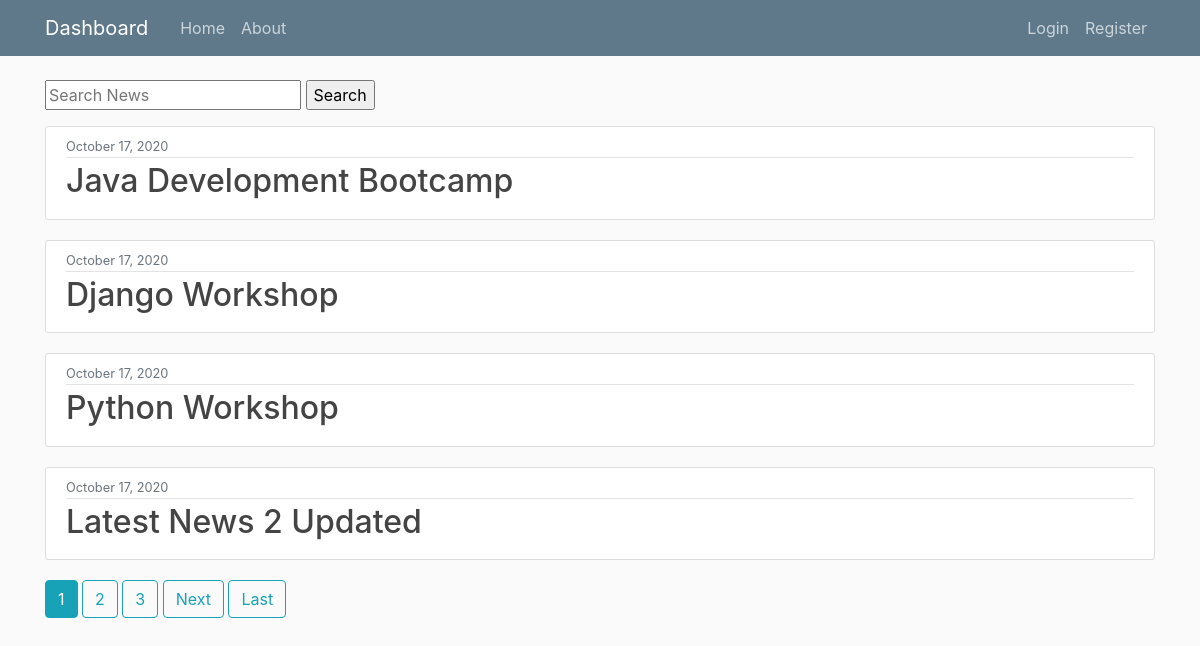
/home/, run on the app's committed database.
### TPO/models.py (models this page shows, shortened)
class News(models.Model):
    domains = (
        ('PYTHON DEV','Python Dev'),
        ('JAVA DEV','Java Dev'),
        ('FRONTEND DEV','Frontend Dev'),
        ('BACKEND DEV','Backend Dev'),
        ('FULLSTACK DEV','Fullstack Dev'),
        ('DATA SCIENTIST','Data Scientist')
    )
    title = models.CharField(max_length=100)
    content = models.TextField()
    date_posted = models.DateTimeField(default=timezone.now)
    Domain = models.CharField(max_length=50, choices = domains ,default="JAVA DEV" )

### TPO/views.py (the view)
# urls.py: path('home/', NewsListView.as_view() , name = 'TPO-home'),
class NewsListView(ListView):
    model = News
    template_name = 'TPO/home.html' #<app><model>_<viewtype>.html
    context_object_name = 'newss'
    ordering = ['-date_posted']
    paginate_by = 4

### TPO/templates/TPO/home.html (shortened to what this page needs)
{% extends 'TPO/base.html'%}
{% block content %}
    <form action="{% url 'searchnews' %}" method="GET" value="{{request.GET.q}}">
    <input type="text" name="q" value="{{request.GET.q}}" placeholder="Search News"/>
    <input type="submit" name="submit" value="Search"/>
    </form>
    {% if submitbutton == 'Search' and request.GET.q != '' %}
    {% if results %}
    <h1>Results for <b>{{ request.GET.q }}</b></h1>
    <br/><br/>
    {% for result in results %}
      <article class="media content-section">
        <div class="media-body">
          <div class="article-metadata">
            <small class="text-muted">{{ result.date_posted|date:"F d, Y" }}</small>
          </div>
          <h2><a class="article-title" href="{% url 'news-detail' result.id %}">{{ result.title }}</a></h2>
        </div>
      </article>
    {% endfor %}
      {% if is_paginated %}
      {% if page_obj.has_previous %}
        <a class="btn btn-outline-info mb-4" href = "?page=1">First</a>
        <a class="btn btn-outline-info mb-4" href = "?page={{ page_obj.previous_page_number }}">Previous</a>
      {% endif %}
      {% for num in page_obj.paginator.page_range %}
        {% if page_obj.number == num%}
          <a class="btn btn-info mb-4" href = "?page={{ num }}">{{ num }}</a>
        {% elif num > page_obj.number|add:'-3' and num < page_obj.number|add:'+3' %}
          <a class="btn btn-outline-info mb-4" href = "?page={{ num }}">{{ num }}</a>
        {% endif %}
      {% endfor %}
      {% if page_obj.has_next %}
        <a class="btn btn-outline-info mb-4" href = "?page={{ page_obj.next_page_number}}">Next</a>
        <a class="btn btn-outline-info mb-4" href = "?page={{ page_obj.paginator.num_pages }}">Last</a>
      {% endif %}
    {% endif %}
    {% else %}
      <p>No Results Found!</p>
    {% endif %}
    {% else %}
    {% for news in newss%}
      <article class="media content-section">
        <div class="media-body">
          <div class="article-metadata">
            <small class="text-muted">{{ news.date_posted|date:"F d, Y" }}</small>
          </div>
          <h2><a class="article-title" href="{% url 'news-detail' news.id %}">{{ news.title }}</a></h2>
        </div>
      </article>
    {% endfor %}
      {% if is_paginated %}
      {% for num in page_obj.paginator.page_range %}
        {% if page_obj.number == num%}
          <a class="btn btn-info mb-4" href = "?page={{ num }}">{{ num }}</a>
        {% elif num > page_obj.number|add:'-3' and num < page_obj.number|add:'+3' %}
          <a class="btn btn-outline-info mb-4" href = "?page={{ num }}">{{ num }}</a>
        {% endif %}
      {% endfor %}
      {% if page_obj.has_next %}
        <a class="btn btn-outline-info mb-4" href = "?page={{ page_obj.next_page_number}}">Next</a>
        <a class="btn btn-outline-info mb-4" href = "?page={{ page_obj.paginator.num_pages }}">Last</a>
      {% endif %}
      {% endif %}
    {% endif %}
{% endblock content %}

### TPO/static/TPO/main.css (style rules this page uses)
body { background: #fafafa; color: #333333; margin-top: 5rem; }
h1, h2, h3, h4, h5, h6 { color: #444444; }
.content-section { background: #ffffff; padding: 10px 20px; border: 1px solid #dddddd; border-radius: 3px; margin-bottom: 20px; }
.article-title { color: #444444; }
.article-metadata { padding-bottom: 1px; margin-bottom: 4px; border-bottom: 1px solid #e3e3e3 }

### data on the page
News: date_posted "October 17, 2020", title "Java Development Bootcamp"
News: date_posted "October 17, 2020", title "Django Workshop"
News: date_posted "October 17, 2020", title "Python Workshop"
News: date_posted "October 17, 2020", title "Latest News 2 Updated"

### other printed values
{{ num }} "1"
{{ num }} "2" "3"
